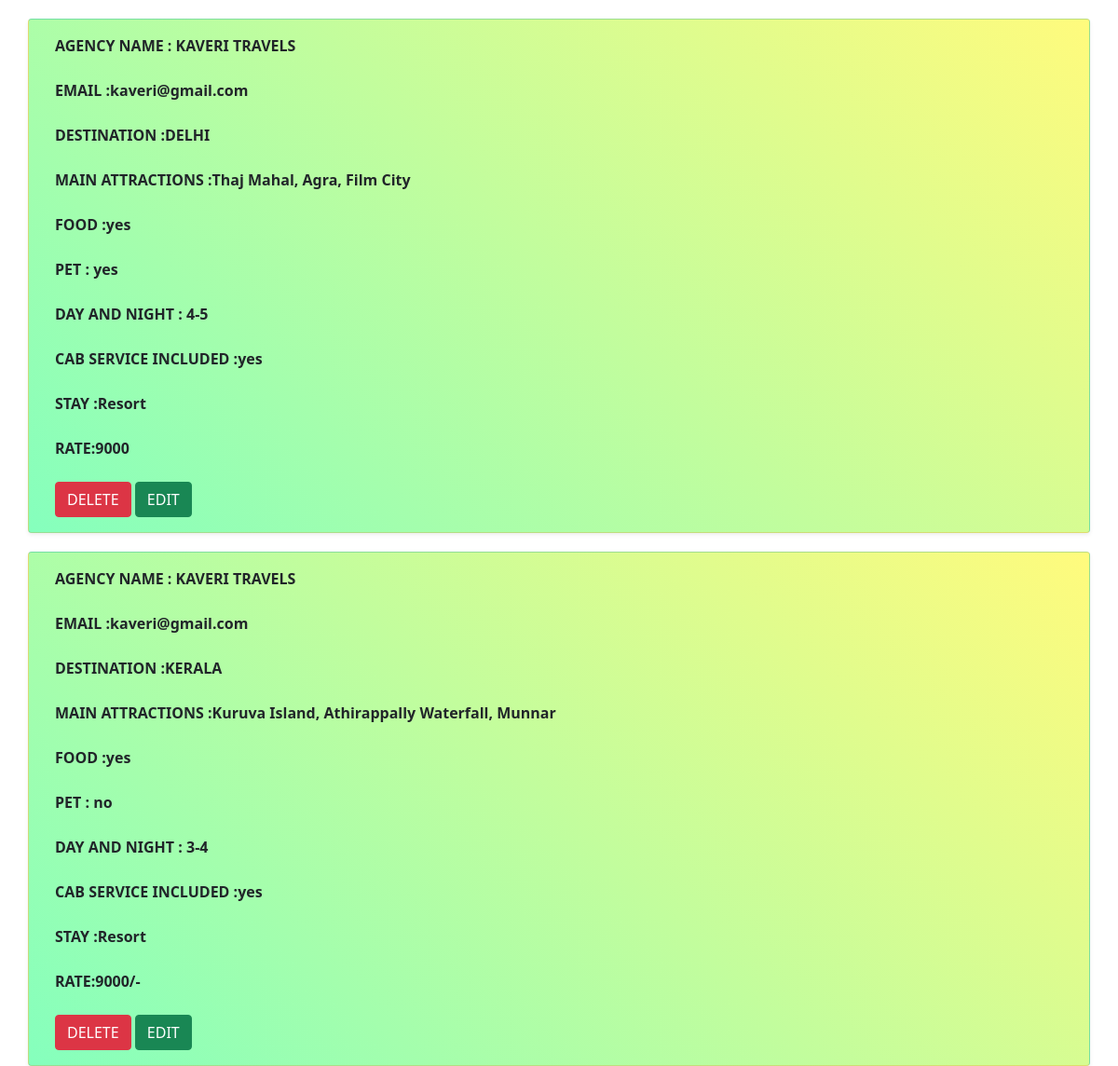
The page /bonvoyage_app/packagedisplay/ (signed in) on the database its author committed.
### bonvoyage_app/models.py (models this page shows)
class uploadmodel(models.Model):
    catchoice = [
        ('food', 'food'),
        ('yes', 'yes'),
        ('no', 'no'),
    ]
    choice = [
        ('pet', 'pet'),
        ('yes', 'yes'),
        ('no', 'no'),
    ]
    choices = [
        ('0-0', '0-0'),
        ('0-1', '0-1'),
        ('1-2', '1-2'),
        ('2-3', '2-3'),
        ('3-4', '3-4'),
        ('4-5', '4-5'),
        ('5-6', '5-6'),
        ('6-7', '6-7'),
        ('7-8', '7-8'),
        ('8-9', '8-9'),
        ('9-10', '9-10'),
    ]
    mychoice = [
        ('cab', 'cab'),
        ('yes', 'yes'),
        ('no', 'no')
    ]
    agency=models.CharField(max_length=30)
    email=models.EmailField()
    state=models.CharField(max_length=30)
    spots=models.CharField(max_length=500)
    food=models.CharField(max_length=30,choices=catchoice)
    pet=models.CharField(max_length=30,choices=choice)
    duration=models.CharField(max_length=30,choices=choices)
    cab=models.CharField(max_length=30,choices=mychoice)
    stay=models.CharField(max_length=30)
    rate=models.CharField(max_length=30)

### bonvoyage_app/views.py (the view)
# urls.py: path('packagedisplay/', displayview),
def displayview(request):
    a=uploadmodel.objects.all()
    b=request.session['agency']
    return render(request,'displaypackage.html',{'a':a,'b':b})

### bonvoyage_app/templates/displaypackage.html (shortened to what this page needs)
<!DOCTYPE html>
<html lang="en">
<head>
    <link href="https://cdn.jsdelivr.net/npm/bootstrap@5.0.2/dist/css/bootstrap.min.css" rel="stylesheet"
>
</head>
<body>
<form method="post">{% csrf_token %}
      {% for i in a %}
    {% if i.agency == b %}
<div class="container">
    <div class="row justify-content-center">
         <div id="a" class="card shadow-sm" style="margin-top:20px; ">
          <div class="card-body" >
              <label><b>AGENCY NAME : {{i.agency}}</b></label><br><br>
              <label><b>EMAIL :{{i.email}}</b></label><br><br>
              <label><b>DESTINATION :{{i.state}}</b></label><br><br>
              <label><b>MAIN ATTRACTIONS :{{i.spots}}</b></label><br><br>
              <label><b>FOOD :{{i.food}}</b></label><br><br>
              <label><b>PET : {{i.pet}}</b></label><br><br>
              <label><b>DAY AND NIGHT : {{i.duration}}</b></label><br><br>
              <label><b>CAB SERVICE INCLUDED :{{i.cab}}</b></label><br><br>
              <label><b>STAY :{{i.stay}}</b></label><br><br>
              <label><b>RATE:{{i.rate}}</b></label><br><br>
              <a href="http://127.0.0.1:8000/bonvoyage_app/deletepackage/{{i.id}}" class="btn btn-danger">DELETE</a>
              <a href="http://127.0.0.1:8000/bonvoyage_app/editpackage/{{i.id}}" class="btn btn-success">EDIT</a>
          </div>
         </div>
    </div>
</div>
    {% endif %}
    {% endfor %}
</form>
</body>
</html>

### bonvoyage_app/templates/displaypackage.html (style rules this page uses)
#a { background-color: #85FFBD; background-image: linear-gradient(45deg, #85FFBD 0%, #FFFB7D 100%); }

### rows shown on the page
uploadmodel: agency "KAVERI TRAVELS", email "kaveri@gmail.com", state "DELHI", spots "Thaj Mahal, Agra, Film City", food "yes", pet "yes", duration "4-5", cab "yes", stay "Resort", rate "9000"
uploadmodel: agency "KAVERI TRAVELS", email "kaveri@gmail.com", state "KERALA", spots "Kuruva Island, Athirappally Waterfall, Munnar", food "yes", pet "no", duration "3-4", cab "yes", stay "Resort", rate "9000/-"
